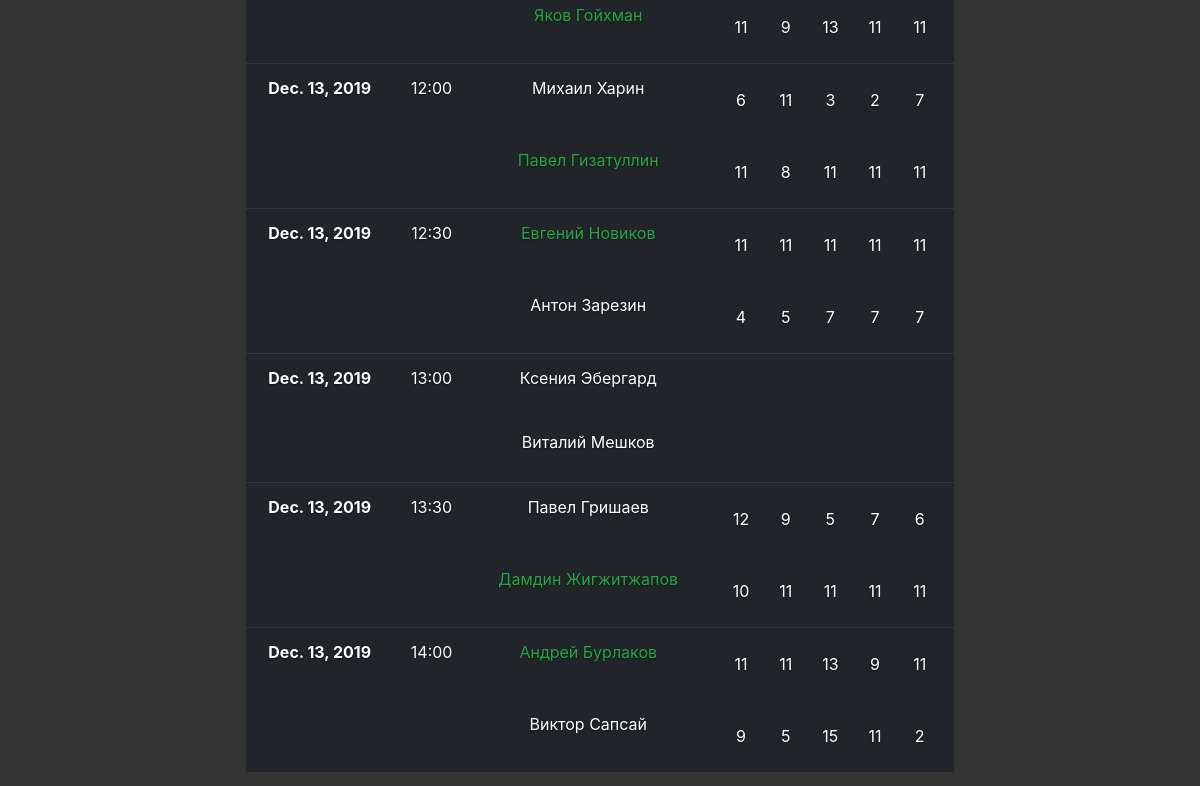
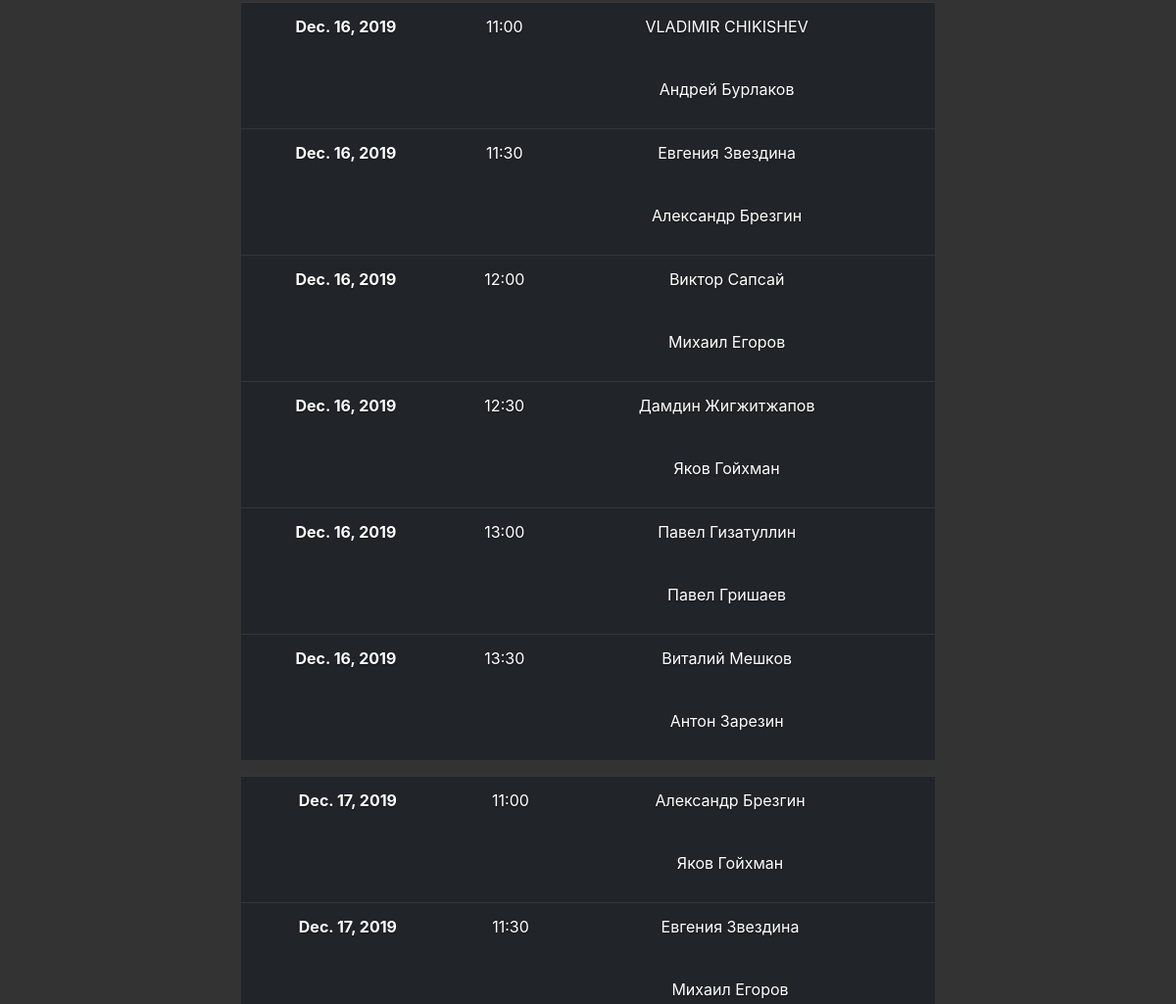
Page /games/ (signed in, middle part) on the earlier database version (2 pictures, top to bottom).
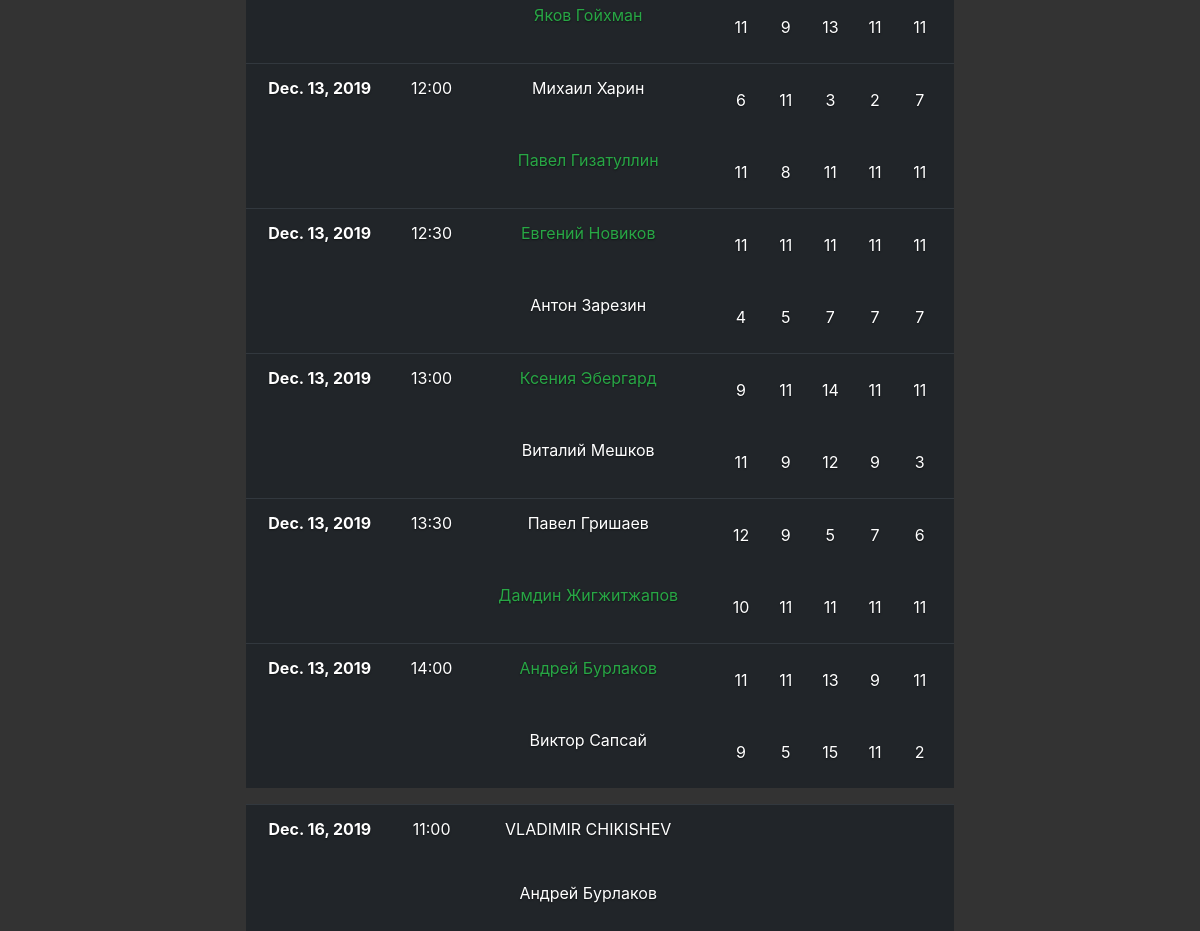
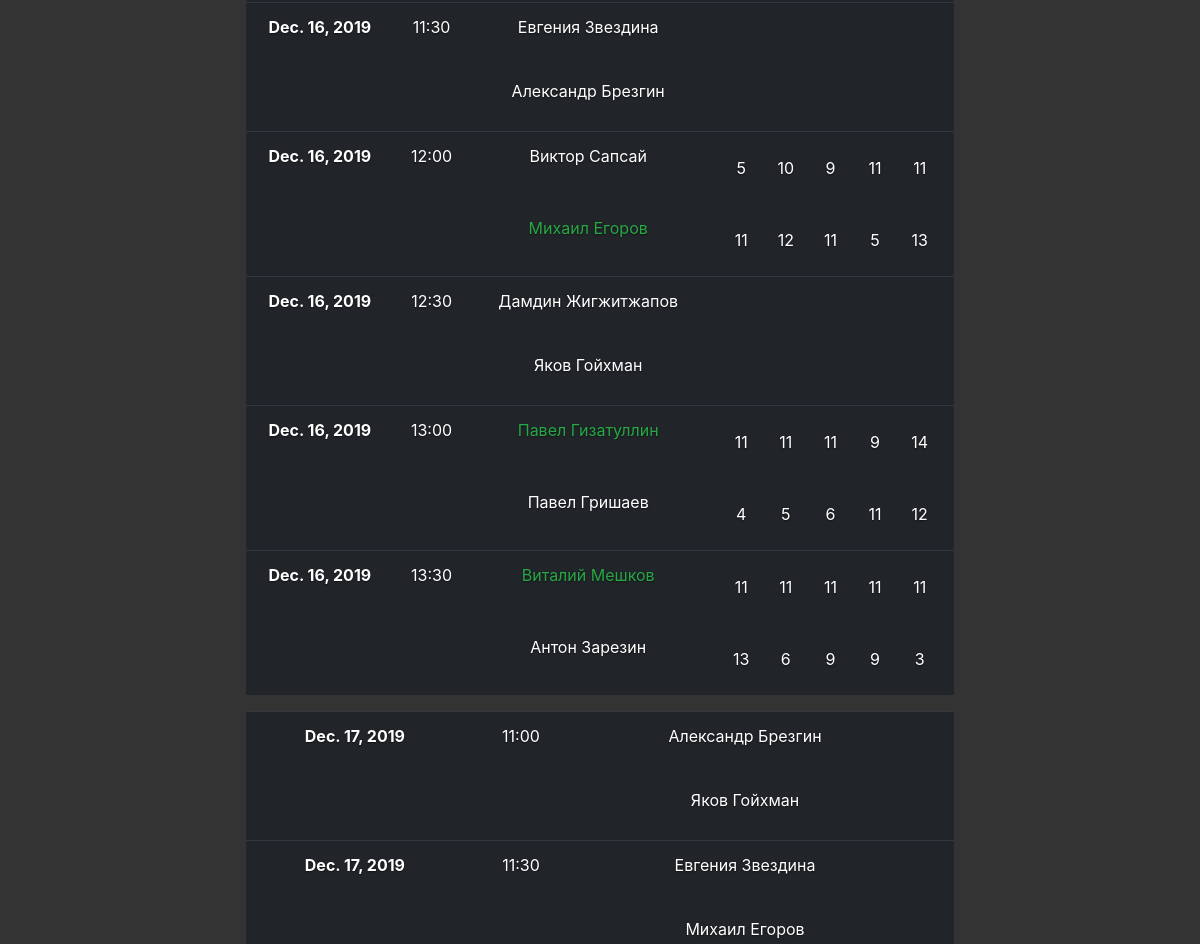
Same page on the later database version (2 pictures, top to bottom).
### tournament/models.py (models this page shows, shortened)
class Game(models.Model):
    tournament = models.ForeignKey(Tournament, on_delete=models.CASCADE)
    game_ids = (
        (0, 'group stage'),
        (1, '1st quarter final'),
        (2, '2nd quarter final'),
        (3, '3d quarter final'),
        (4, '4th quarter final'),
        (5, '1st semifinal'),
        (6, '2nd semifinal'),
        (7, 'match for 3d place'),
        (8, 'final'),
    )
    game_id = models.SmallIntegerField('Game identifier', choices=game_ids, default=0)
    id1 = models.SmallIntegerField('participant1 drawn number')
    id2 = models.SmallIntegerField('participant2 drawn number')
    participant1 = models.ForeignKey(Participant, to_field='id', on_delete=models.CASCADE, related_name='participant1',
                                     blank=True, null=True)
    participant2 = models.ForeignKey(Participant, to_field='id', on_delete=models.CASCADE, related_name='participant2',
                                     blank=True, null=True)
    game_date = models.DateField('game date', blank=True, null=True)
    start_time = models.TimeField('game start time', blank=True, null=True)
    def get_p1(self):
        if self.participant1:
            return self.participant1
    def get_p2(self):
        if self.participant2:
            return self.participant2
    def get_winner(self):
        results = self.setresult_set.all()
        if results:
            p1_sets = 0
            p2_sets = 0
            for result in results:
                if result.result1 > result.result2:
                    p1_sets += 1
                else:
                    p2_sets += 1
            if p1_sets > p2_sets:
                return self.participant1
            else:
                return self.participant2
        return None

class Participant(models.Model):
    tournament = models.ForeignKey(Tournament, to_field='id', on_delete=models.CASCADE)
    user = models.ForeignKey(User, to_field='username', on_delete=models.CASCADE)
    drawn_number = models.SmallIntegerField('drawn number', blank=True, null=True)
    initialized = models.BooleanField(default=False)
    win_sets = models.IntegerField(default=0)
    win_balls = models.IntegerField(default=0)
    games_left = models.IntegerField(default=10)
    class Meta:
        unique_together = ('tournament', 'user')
    def __str__(self):
        return "{} {}".format(self.user.first_name, self.user.last_name)
    def __eq__(self, other):
        if isinstance(other, self.__class__):
            return self.tournament == other.tournament and self.user == other.user
        return False

class SetResult(models.Model):
    game = models.ForeignKey(Game, on_delete=models.CASCADE)
    set_number = models.SmallIntegerField('set number')
    result1 = models.SmallIntegerField('participant1 result')
    result2 = models.SmallIntegerField('participant2 result')

### tournament/views.py (the view)
# urls.py: path('games/', views.games, name='games'),
def games(request, game=None):
    tournament = get_current_tournament()
    if tournament:
        tournament_status = tournament.get_status()
    else:
        return HttpResponse("<h2>Games list is not available</h2>")
    games = list(tournament.game_set.filter(game_id=0).order_by('game_date', 'start_time'))
    if games:
        days = split_games_by_days(games)
    if tournament_status in (0, 1, 2, 3):
        return render(request, 'tournament/games.html', locals())
    else:
        return HttpResponse("<h2>Games list is not available</h2>")

### tournament/functions.py (called while the page is built)
def get_current_tournament():
    if Tournament.objects.exists():
        return Tournament.objects.latest('id')
    return None

def split_games_by_days(games):
    games = list(games)
    games.sort(key=lambda game: (game.game_date, game.start_time))
    day = games[0].game_date
    days = []
    days_tmp = []
    for game in games:
        if game.game_date == day:
            days_tmp.append(game)
            continue
        day = game.game_date
        days.append(days_tmp)
        days_tmp = [game]
    days.append(days_tmp)
    return days

### tournament/models.py (called while the page is built)
    def number_of_participants(self):
        return self.participant_set.count()

    def get_status(self):
        if timezone.now() < self.reg_end:
            return 0
        elif timezone.now() >= self.reg_end and timezone.localdate() < self.start_date:
            return 1
        elif self.start_date <= timezone.localdate() < self.start_date_playoff:
            return 2
        elif self.start_date_playoff <= timezone.localdate() <= self.end_date:
            return 3
        else:
            return 4

### tournament/templates/tournament/games.html (shortened to what this page needs)
{% extends "base.html" %}
{% block content %}
{% if games %}
{% for day in days %}
<table class="table table-dark">
    <tbody>
    {% for g in day %}
        <tr>
            <th scope="row">{{ g.game_date }}</th>
            <td>{{ g.start_time|time:'H:i' }}</td>
            {% if g.get_p1 == g.get_winner %}
            <td class="text-success">
            {% else %}
            <td>
            {% endif %}
            {{ g.get_p1 }}</td>
            <td>
                <table style="width: 100%; height: 40px; align:justify;"><tr>
                {% for r in g.setresult_set.all %}
                    <td style="width: 20%; border: 0px">
                        {{ r.result1 }}
                    </td>
                {% endfor %}
                </tr></table>
            </td>
        </tr>
        <tr>
            <th scope="row" style="border: 0px"></th>
            <td style="border: 0px"></td>
            {% if g.get_p2 == g.get_winner %}
            <td style="border: 0px" class="text-success">
            {% else %}
            <td style="border: 0px">
            {% endif %}
            {{ g.get_p2 }}</td>
            <td style="border: 0px">
                <table style="width: 100%; height: 40px; align:justify;"><tr>
                {% for r in g.setresult_set.all %}
                    <td style="width: 20%; border: 0px">
                        {{ r.result2 }}
                    </td>
                {% endfor %}
                </tr></table>
            </td>
        </tr>
    {% endfor %}
    </tbody>
</table>
{% endfor %}
{% else %}
<h3 class="cover-heading">Вскоре здесь появится расписание игр</h3>
{% endif %}
{% endblock %}

Differences in the rows shown:
added SetResult: result1 "9", result2 "11", shown under Game "Ксения Эбергард"
added SetResult: result1 "11", result2 "9", shown under Game "Ксения Эбергард"
added SetResult: result1 "14", result2 "12", shown under Game "Ксения Эбергард"
added SetResult: result1 "11", result2 "9", shown under Game "Ксения Эбергард"
added SetResult: result1 "11", result2 "3", shown under Game "Ксения Эбергард"
added SetResult: result1 "5", result2 "11", shown under Game (number 10 of 15 on the later page)
added SetResult: result1 "10", result2 "12", shown under Game (number 10 of 15 on the later page)
added SetResult: result1 "9", result2 "11", shown under Game (number 10 of 15 on the later page)
added SetResult: result1 "11", result2 "5", shown under Game (number 10 of 15 on the later page)
added SetResult: result1 "11", result2 "13", shown under Game (number 10 of 15 on the later page)
added SetResult: result1 "11", result2 "4", shown under Game (number 12 of 15 on the later page)
added SetResult: result1 "11", result2 "5", shown under Game (number 12 of 15 on the later page)
added SetResult: result1 "11", result2 "6", shown under Game (number 12 of 15 on the later page)
added SetResult: result1 "9", result2 "11", shown under Game (number 12 of 15 on the later page)
added SetResult: result1 "14", result2 "12", shown under Game (number 12 of 15 on the later page)
added SetResult: result1 "11", result2 "13", shown under Game (number 13 of 15 on the later page)
added SetResult: result1 "11", result2 "6", shown under Game (number 13 of 15 on the later page)
added SetResult: result1 "11", result2 "9", shown under Game (number 13 of 15 on the later page)
added SetResult: result1 "11", result2 "9", shown under Game (number 13 of 15 on the later page)
added SetResult: result1 "11", result2 "3", shown under Game (number 13 of 15 on the later page)
